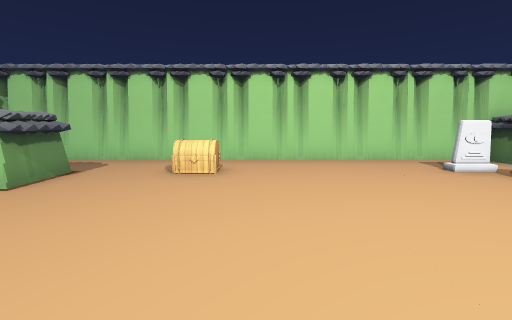
[1] (above)

16 first-person views from a walk through a Godot game level. The camera is 1.2 m above the floor, tilts 8° down and sees 90° across. The floor is counted in squares, 1 m on a side. Each view is taken from the middle of a square. On the plan, view 1 faces up. The plan holds only what a view shows up to about 12 squares ahead; the rest is blank. Characters and animated objects are not drawn. Some surface patterns are stand-ins.

[2]
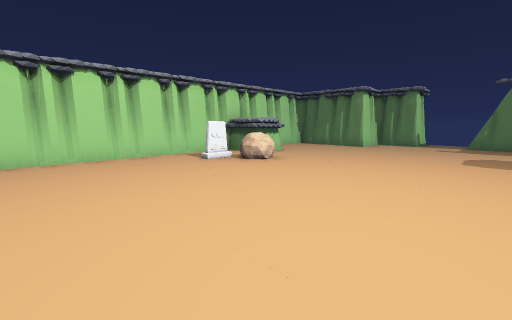

[3]
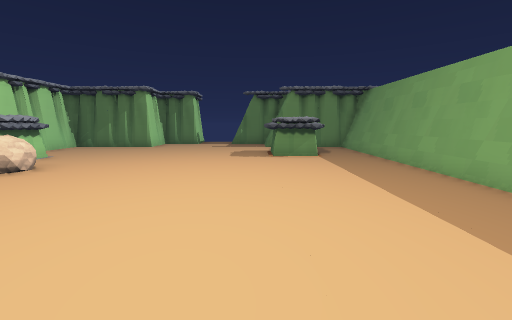

[4]
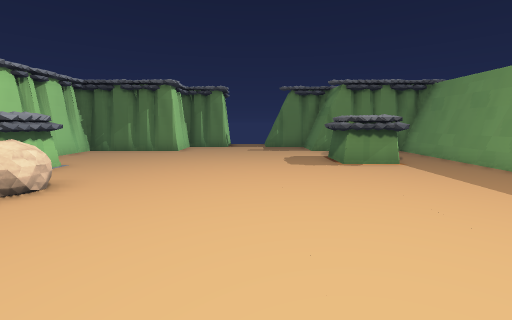

[5]
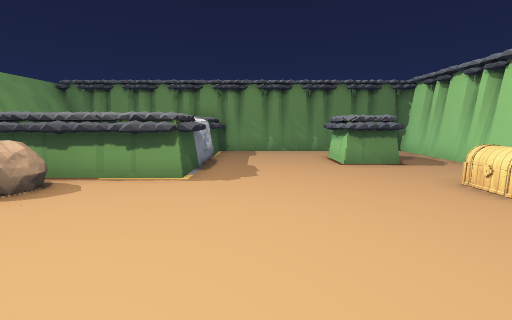

[6]
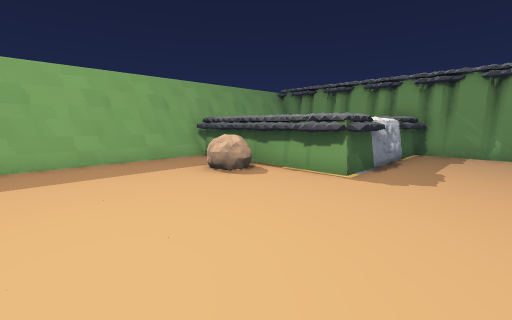

[7]
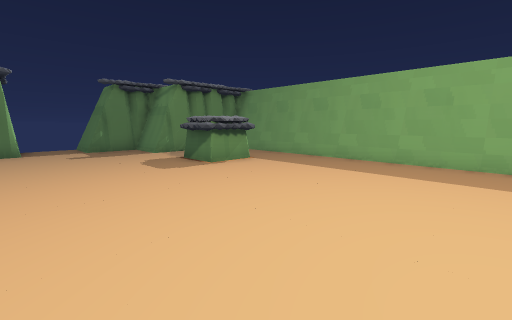

[8]
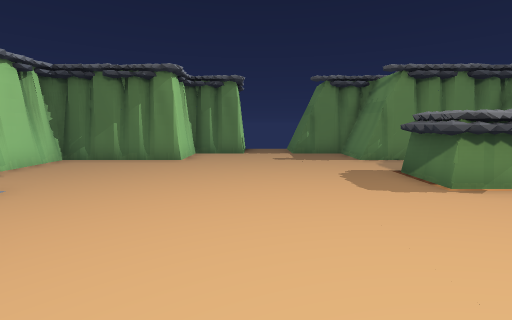

[9]
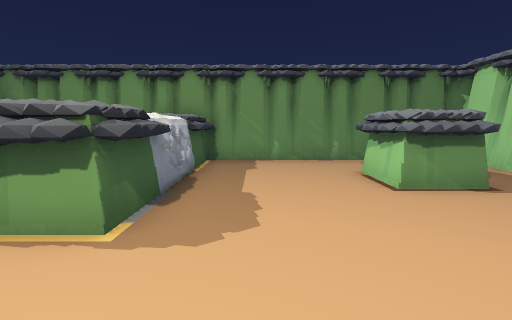

[10]
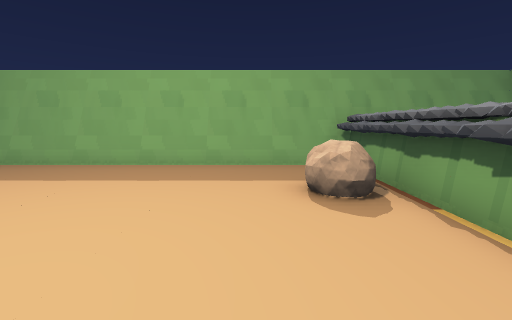

[11]
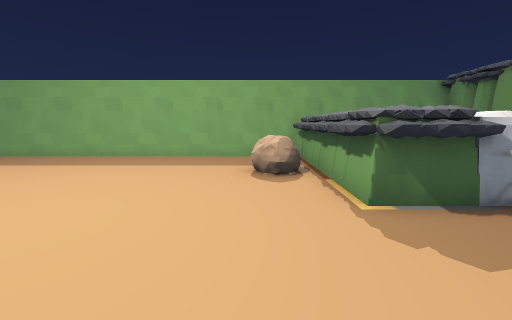

[12]
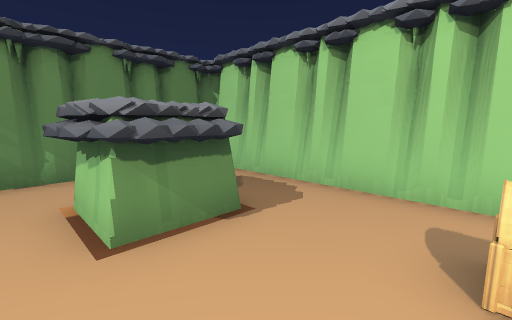

[13]
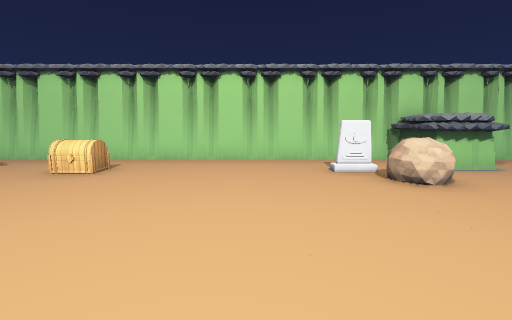

[14]
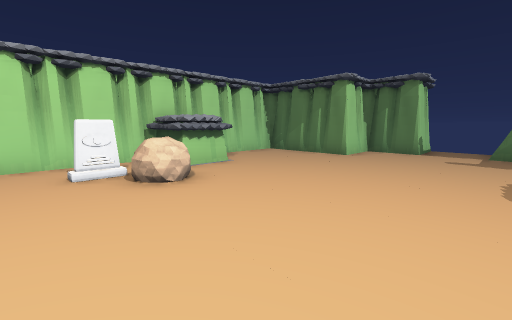

[15]
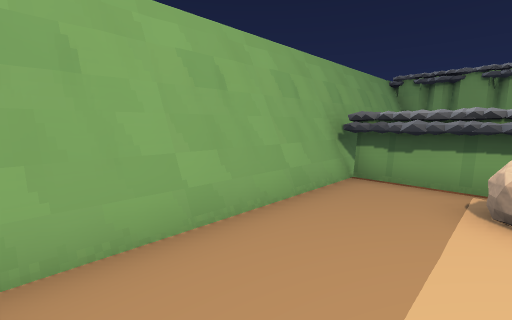

[16]
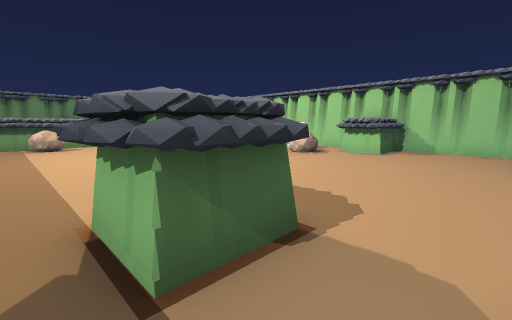

### Floor plan
Key: @ floor where view 1 was taken; # wall or solid block; . floor; ^ raised ledge; C chest; R rock.
Columns run from 9 left of view 1 to 17 right of it. Each row starts with its distance up from view 1.
  9 ########################
  8 #...............#^^#...#
  7 #  ....CC......##^^#...#
  6 #   ^#.CC......RR#.....#
  5 #..^^#.........RR......###
  4 #..##....................#
  3 #........................##
  2 #..........................
  1 ###........................
  0 #^^^^^^#.@...............##
 -1 #     ^#.................#
 -2 #     ^RR..........^^#.###
 -3 #     ^RR..........^^#.#
 -4 #     ^#...........##..#
 -5 #     ^#...............#
 -6   ######################

Where each view was taken, in squares from view 1:
view 1: 0 up, 0 right, facing up
view 2: 1 down, 0 right, facing up-right
view 3: 1 down, 0 right, facing right
view 4: 1 up, 2 right, facing right
view 5: 2 up, 3 right, facing left
view 6: 3 up, 3 right, facing down-left
view 7: 3 up, 3 right, facing down-right
view 8: 2 up, 5 right, facing right
view 9: 2 up, 0 right, facing left
view 10: 2 up, 0 right, facing down
view 11: 4 up, 1 left, facing down
view 12: 4 up, 2 left, facing up-left
view 13: 0 up, 3 right, facing up
view 14: 0 up, 4 right, facing up-right
view 15: 3 down, 3 right, facing down-left
view 16: 4 down, 13 right, facing up-left
